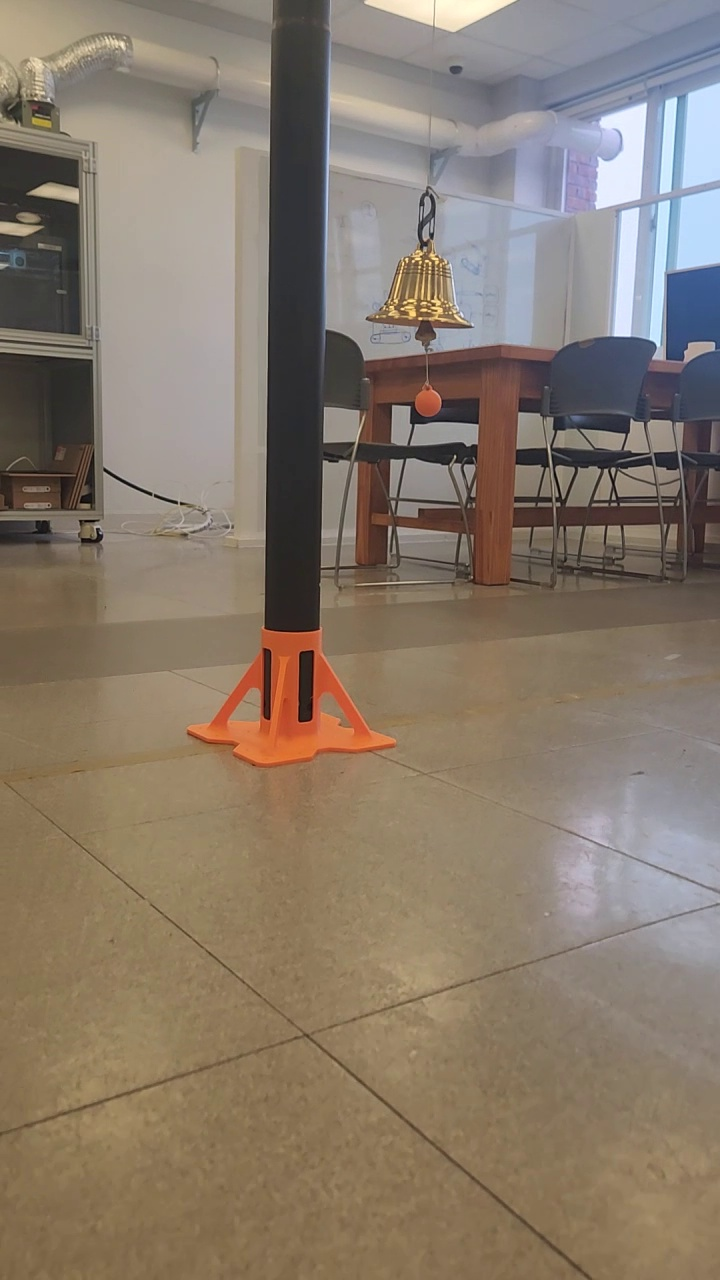
#> input picture data/roboflow/dataset (before modifications)/images/train/20260403_172554_00003.jpg, 720 x 1280 px; its folder holds only this picture in this run
$ python -i detect_bell_simple.py   (imports and definitions only)
#> lines starting #> are read from the running program, lines starting #| are printed output that depends on the picture; after the words box and inside, x2 and y2 are one past the last pixel; in counts of white or black regions, pixels touching at a corner belong together; long printed decimals are rounded
from pathlib import Path

import cv2
import matplotlib.pyplot as plt
import numpy as np
import math

IMG_FOLDER = Path("../data/extracted_frames/may25/may25_strike_bell5fps")
# IMG_FOLDER = Path("../data/extracted_frames/may15/bell1")
# Filter to ensure we only try to read files, skipping directories
# [1 line that did not run here, left out]

def detect_bell(path):
    img = cv2.imread(str(path)) # Convert Path object to string for cv2.imread
#> img is the input picture: shape (1280, 720, 3); mean B, G, R 107.3, 121.8, 135.5
    if img is None:
        return

    blur = cv2.GaussianBlur(img, (5, 5), 0)
    hsv = cv2.cvtColor(blur, cv2.COLOR_BGR2HSV)
#> hsv: shape (1280, 720, 3); mean H, S, V 35.2, 65, 139.1

    # Warm/gold/brown/yellow regions
    gold_mask = cv2.inRange(
        hsv,
        np.array([8, 35, 40]),
        np.array([30, 255, 255])
    )
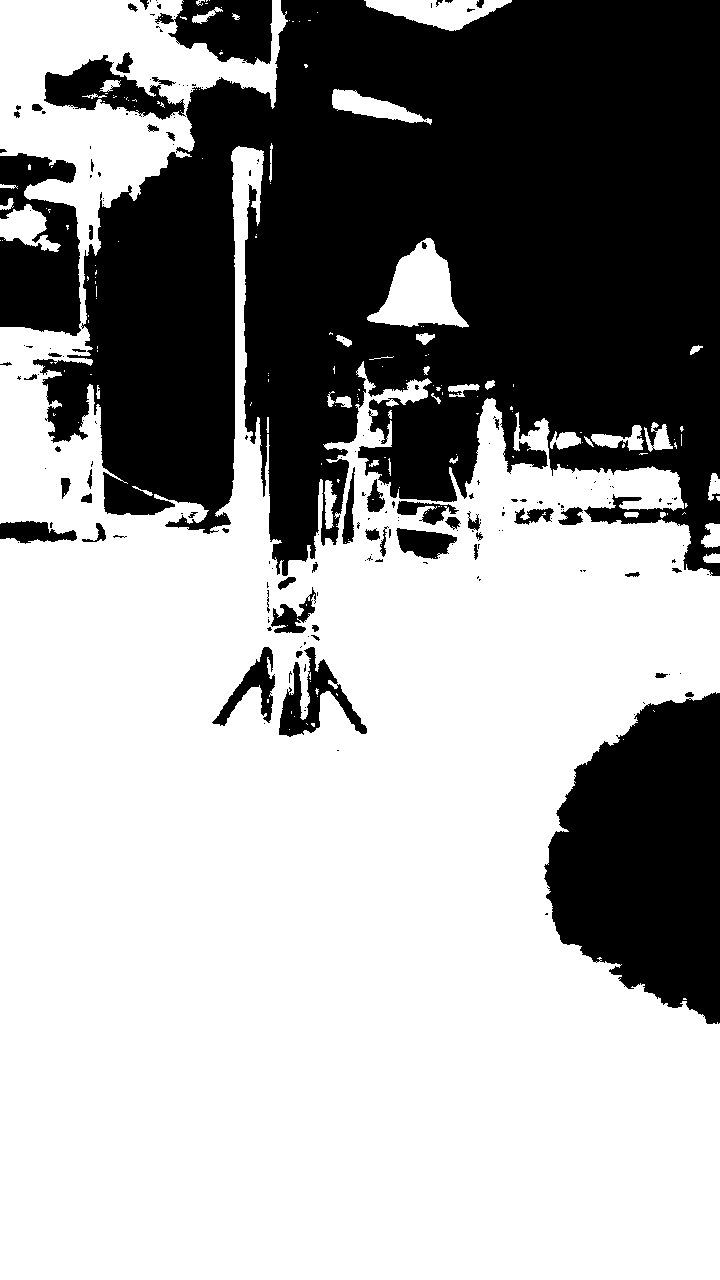
#> gold_mask: shape (1280, 720); 62.9% white; 205 black regions (147 under 20 px), largest, box (x1, y1, x2, y2) and area: (33, 0, 720, 576) 267434, (544, 692, 720, 1024) 42196, (0, 153, 81, 336) 10726

    # Bright low-saturation reflections
    bright_mask = cv2.inRange(
        hsv,
        np.array([0, 0, 180]),
        np.array([180, 90, 255])
    )
#> bright_mask: shape (1280, 720); 6.3% white; 58 white regions (31 under 20 px), largest, box (x1, y1, x2, y2) and area: (444, 76, 720, 359) 34893, (185, 156, 235, 337) 4515, (0, 7, 126, 95) 3006
    kernel = cv2.getStructuringElement(cv2.MORPH_ELLIPSE, (11, 11))
    gold_nearby = cv2.dilate(gold_mask, kernel, iterations=2)
#> gold_nearby: shape (1280, 720); 73.3% white; 19 black regions (4 under 20 px), largest, box (x1, y1, x2, y2) and area: (97, 0, 720, 551) 199252, (556, 703, 720, 1013) 35807, (0, 250, 70, 323) 4361

    valid_bright = cv2.bitwise_and(bright_mask, gold_nearby)
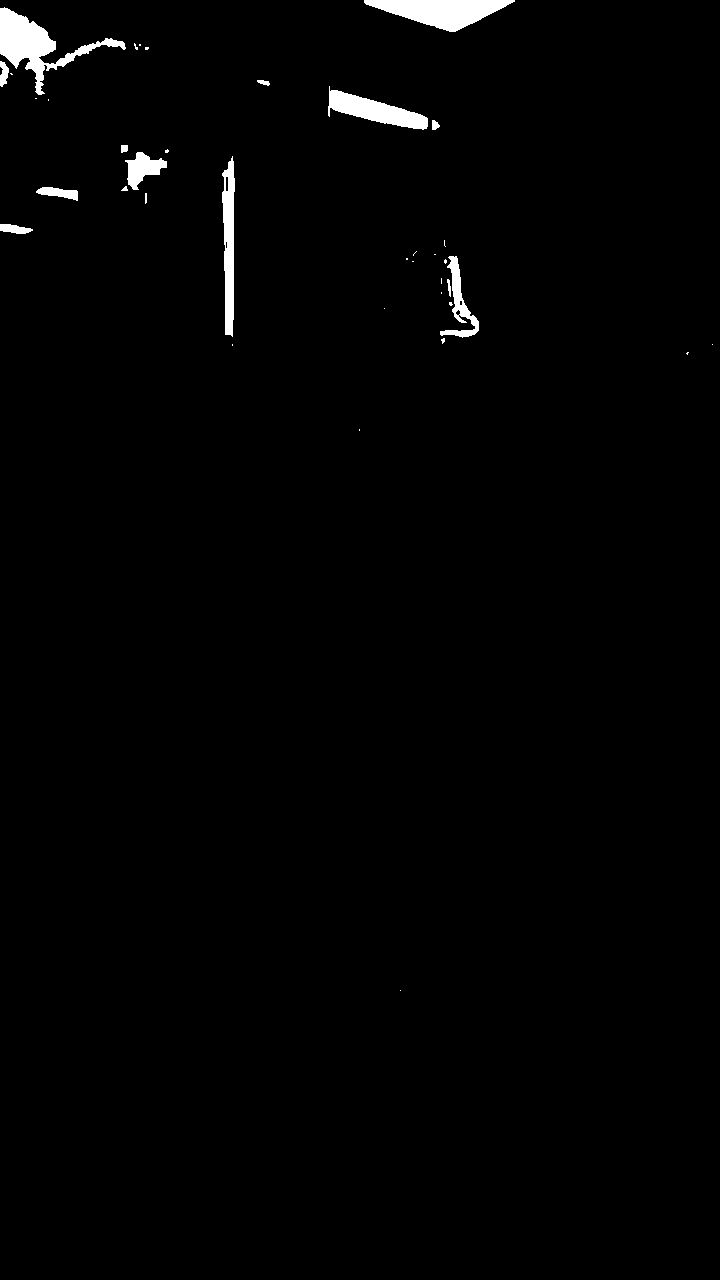
#> valid_bright: shape (1280, 720); 1.3% white; 38 white regions (23 under 20 px), largest, box (x1, y1, x2, y2) and area: (0, 7, 126, 95) 3006, (364, 0, 515, 32) 2734, (328, 86, 428, 130) 1888
    mask = cv2.bitwise_or(gold_mask, valid_bright)
#> mask: shape (1280, 720); 63.2% white; 207 black regions (149 under 20 px), largest, box (x1, y1, x2, y2) and area: (33, 0, 720, 576) 264080, (544, 692, 720, 1024) 42196, (0, 153, 81, 336) 10726

    clean_mask = cv2.morphologyEx(mask, cv2.MORPH_OPEN, kernel)
#> clean_mask: shape (1280, 720); 61% white; 35 black regions (24 under 20 px), largest, box (x1, y1, x2, y2) and area: (0, 0, 720, 590) 307955, (544, 692, 720, 1024) 42676, (212, 582, 367, 737) 7175
    clean_mask = cv2.morphologyEx(clean_mask, cv2.MORPH_CLOSE, kernel)
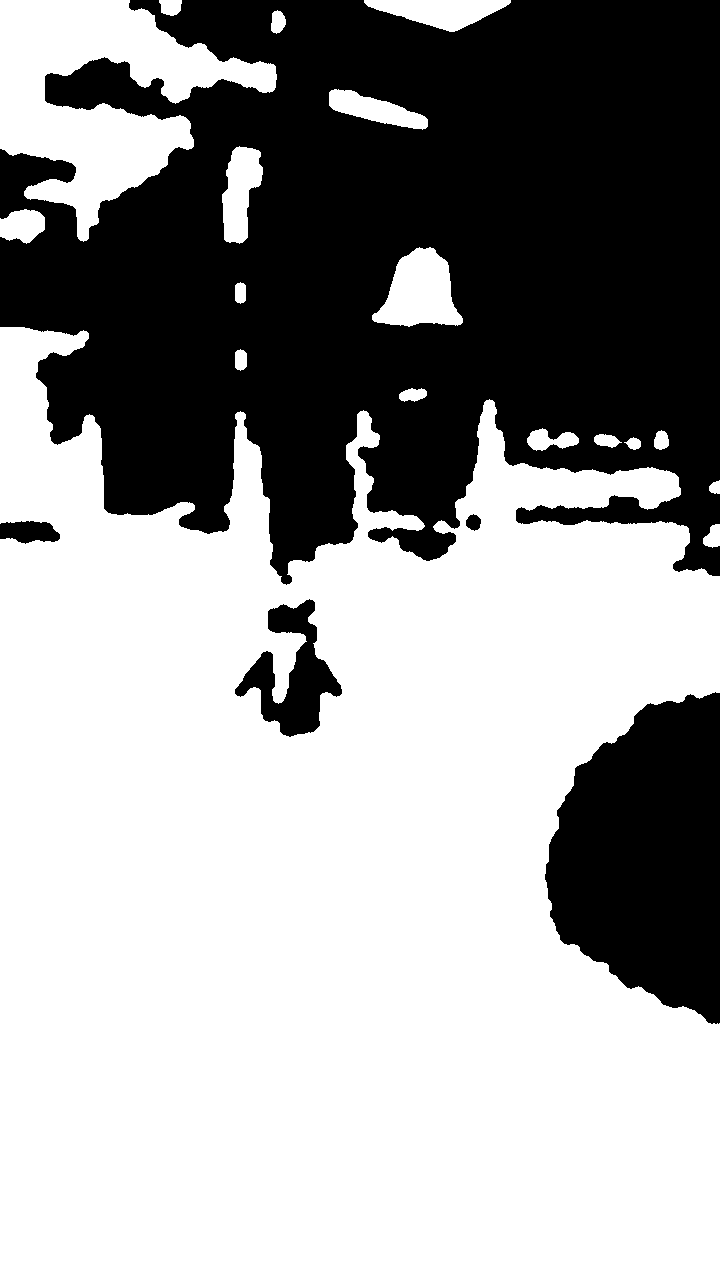
#> clean_mask: shape (1280, 720); 61.5% white; 5 black regions

    coverage = np.count_nonzero(clean_mask) / clean_mask.size
#> coverage = 0.615
    print(f"coverage: {coverage}")
#| coverage: 0.6146

    contours, _ = cv2.findContours(
        clean_mask,
        cv2.RETR_EXTERNAL,
        cv2.CHAIN_APPROX_SIMPLE
    )
#> contours = 18 contours; largest, box (x1, y1, x2, y2) and area: (0, 327, 720, 1280) 523536, (0, 0, 277, 242) 29826, (372, 247, 463, 327) 4470, (364, 0, 511, 32) 2619, (222, 146, 263, 244) 2494

    # Draw contours on a copy to keep the original image clean for plotting
    img_contours = img.copy()
    cv2.drawContours(img_contours, contours, -1, (0, 255, 0), -1)
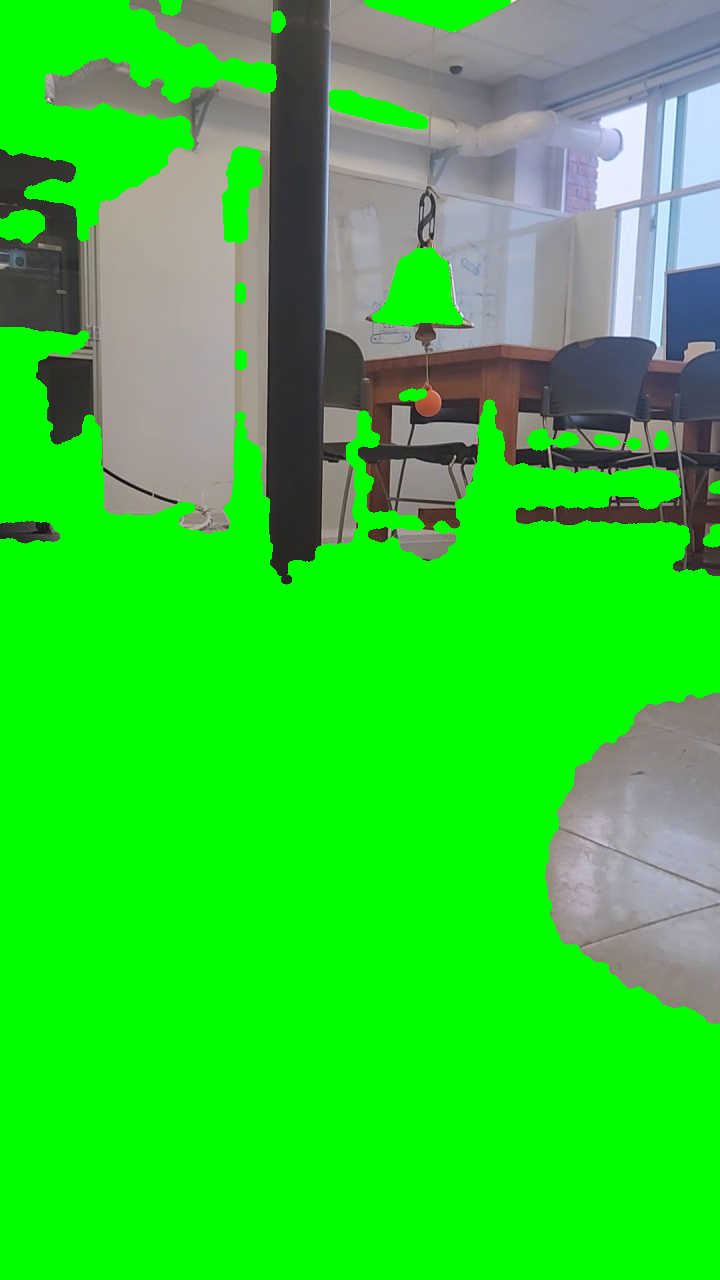
#> img_contours: shape (1280, 720, 3); mean B, G, R 50, 207, 49.2

    if contours:
        largest = max(contours, key=cv2.contourArea)
#> largest = contour of 1236 points, box (x1, y1, x2, y2) (0, 327, 720, 1280), area 523536
        area = cv2.contourArea(largest)
#> area = 523536.5
        roi_area = img.shape[0] * img.shape[1]
        area_ratio = area / roi_area
#> area_ratio = 0.568
#> (the run stopped early here; a loop or call above may not have finished)

$ run again, on data/roboflow/dataset (before modifications)/images/train/20260403_172554_00006.jpg
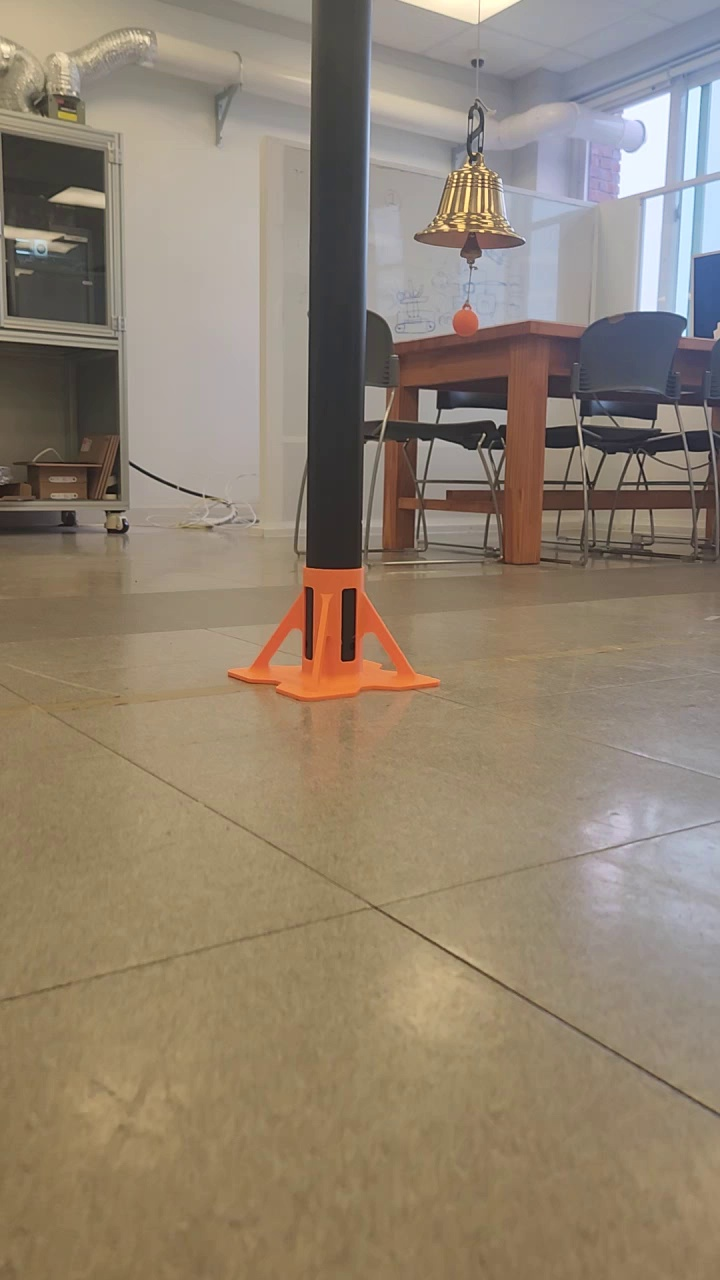
#> input picture data/roboflow/dataset (before modifications)/images/train/20260403_172554_00006.jpg, 720 x 1280 px
#> in detect_bell, img is the input picture: shape (1280, 720, 3); mean B, G, R 112.4, 130.4, 144.7
#> hsv: shape (1280, 720, 3); mean H, S, V 32.9, 64.9, 147.3
#> in detect_bell, `gold_mask = cv2.inRange( hsv, np.array([8, 35, 40]), np.array([30, 255..`:
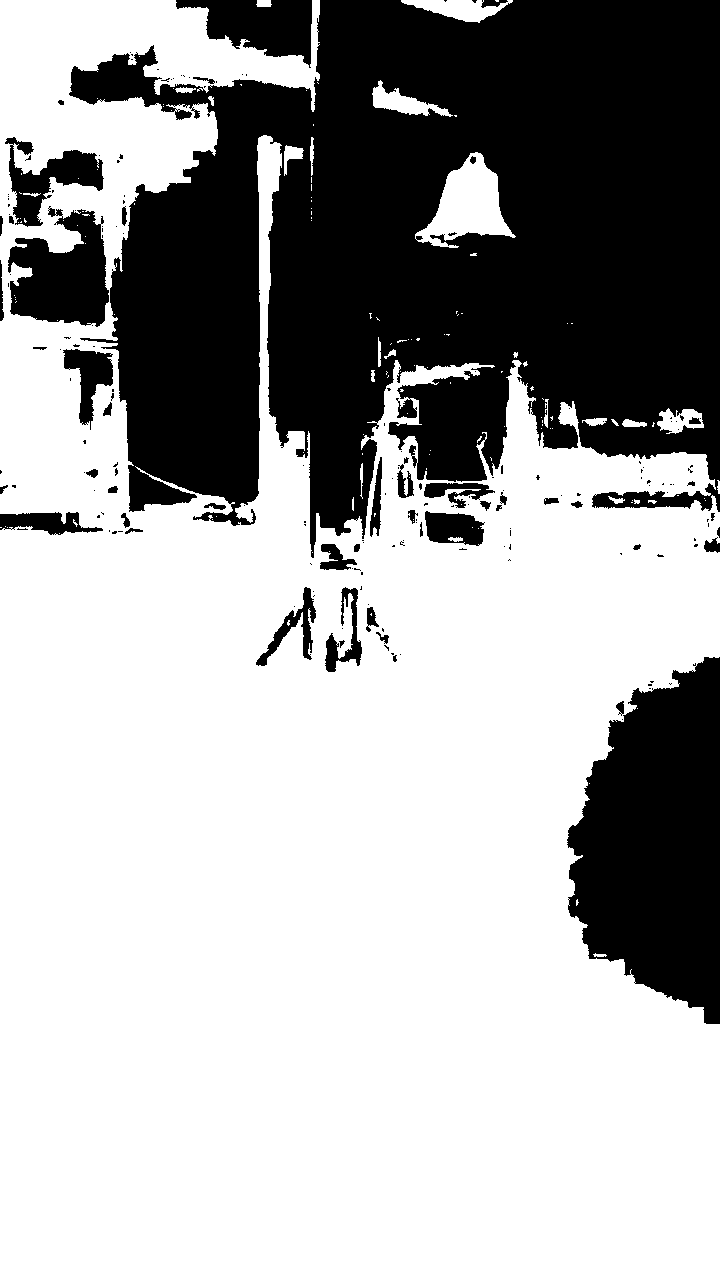
#> gold_mask: shape (1280, 720); 65.9% white; 188 black regions (138 under 20 px), largest, box (x1, y1, x2, y2) and area: (69, 0, 720, 558) 246000, (567, 657, 720, 1024) 40010, (8, 206, 109, 327) 7952
#> bright_mask: shape (1280, 720); 9.6% white; 115 white regions (78 under 20 px), largest, box (x1, y1, x2, y2) and area: (465, 66, 720, 337) 33838, (87, 112, 261, 401) 28287, (0, 0, 150, 94) 6035
#> gold_nearby: shape (1280, 720); 75.3% white; 15 black regions (2 under 20 px), largest, box (x1, y1, x2, y2) and area: (278, 0, 720, 518) 145107, (120, 90, 305, 494) 37682, (579, 667, 720, 1014) 33452
#> valid_bright: shape (1280, 720); 2.9% white; 92 white regions (70 under 20 px), largest, box (x1, y1, x2, y2) and area: (87, 112, 227, 262) 7588, (0, 0, 150, 94) 6035, (392, 952, 479, 1037) 3369
#> mask: shape (1280, 720); 66.6% white; 198 black regions (147 under 20 px), largest, box (x1, y1, x2, y2) and area: (69, 0, 720, 558) 239486, (567, 657, 720, 1024) 40002, (8, 206, 109, 327) 7714
#> coverage = 0.652
#| coverage: 0.6521
#> contours = 13 contours; largest, box (x1, y1, x2, y2) and area: (0, 313, 720, 1280) 546410, (0, 0, 316, 261) 40664, (247, 135, 302, 305) 4158, (427, 160, 509, 236) 4146, (368, 85, 466, 127) 1896
#> in detect_bell, `cv2.drawContours(img_contours, contours, -1, (0, 255, 0), -1)`:
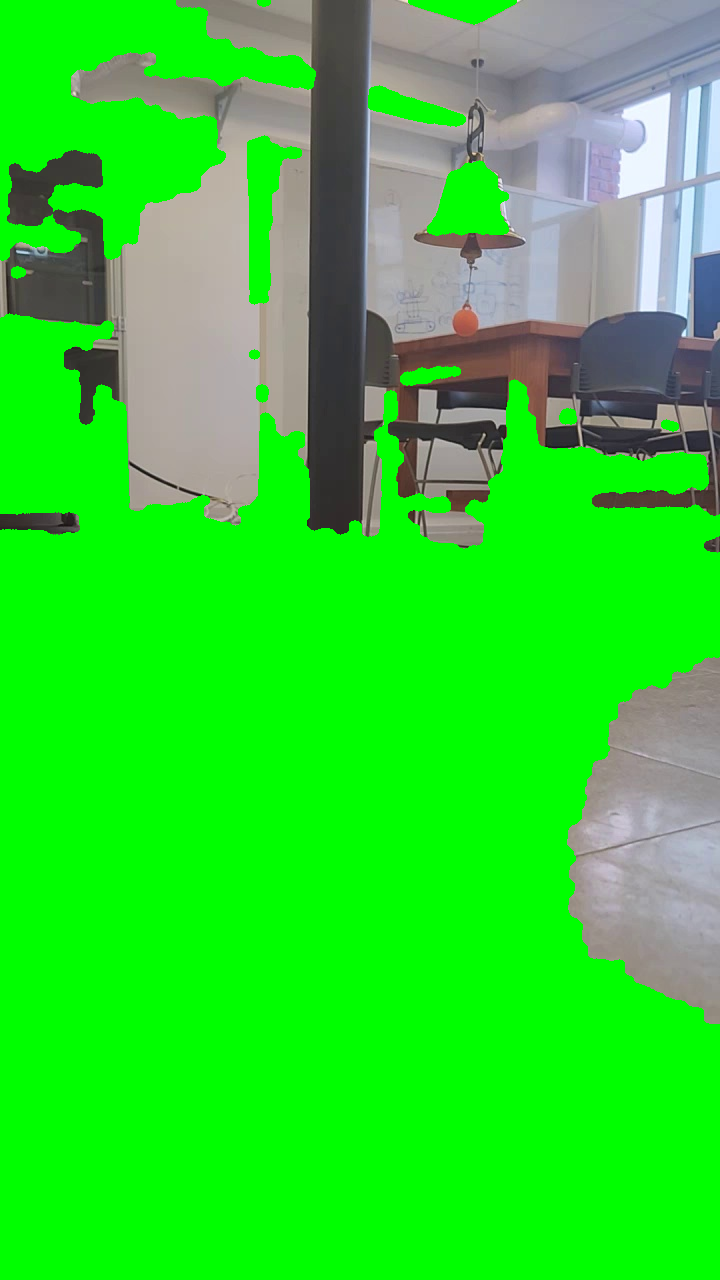
#> img_contours: shape (1280, 720, 3); mean B, G, R 47.2, 213.7, 47.5
#> largest = contour of 1045 points, box (x1, y1, x2, y2) (0, 313, 720, 1280), area 546410
#> area = 546409.5
#> area_ratio = 0.593
